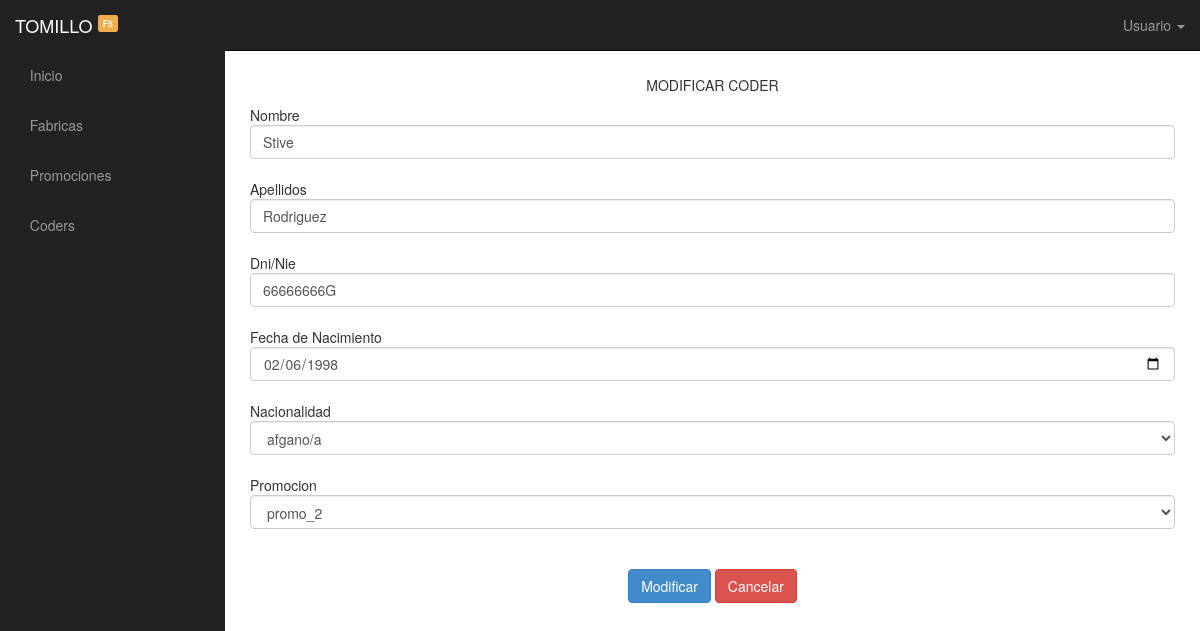
Screenshot of /testgrupal3/php/modificar_coder.php?mod=9 with the database file from the repository.
### tables this page shows
CREATE TABLE `coder` (
  `id_coder` int(11) NOT NULL,
  `nombre` varchar(50) NOT NULL,
  `apellido` varchar(50) NOT NULL,
  `dni_nie` varchar(9) NOT NULL,
  `fecha_nac` date NOT NULL,
  `fk_nacionalidad` int(11) NOT NULL,
  `fk_promocion` int(11) NOT NULL,
  `estado` char(1) NOT NULL
);

CREATE TABLE `pais` (
  `id_pais` int(11) NOT NULL,
  `nombre` varchar(50) NOT NULL,
  `nacionalidad` varchar(50) NOT NULL
);

CREATE TABLE `promocion` (
  `id_promocion` int(11) NOT NULL,
  `nombre` varchar(50) NOT NULL,
  `ano` year(4) NOT NULL,
  `fk_fabrica` int(11) NOT NULL,
  `estado` char(1) NOT NULL
);

### testgrupal3/php/modificar_coder.php (the view, shortened to what this page needs)
<!DOCTYPE html>
<html lang="en">
  <head>
    <link rel="stylesheet" href="../css/bootstrap.css" >
    <link rel="stylesheet" href="../css/sb-admin.css">
    <link rel="stylesheet" href="../css/font-awesome.min.css">
    <link rel="stylesheet" href="../css/stacktable.css">
 </head>
<body>
  <div id="wrapper">
      <nav class="navbar navbar-inverse navbar-fixed-top" role="navigation">
          <div class="navbar-header">
                   <a class="navbar-brand" href="./"> TOMILLO <sup><small><span class="label label-warning">F5</span></small></sup> </a>
          </div>
          <div class="collapse navbar-collapse navbar-ex1-collapse">
              <ul class="nav navbar-nav side-nav">
                    <li><a href="../index.php"><i class="fa fa-home"></i> Inicio</a></li>
                    <li><a href="fabricas.php"><i class='fa fa-tasks'></i> Fabricas </a></li>
                    <li><a href="promociones.php"><i class="fa fa-users"></i> Promociones </a></li>
                    <li><a href="coders.php"><i class="fa fa-smile-o"></i> Coders </a></li>
              </ul>
              <ul class="nav navbar-nav navbar-right navbar-user">
                    <li class="dropdown user-dropdown"><a href="#" class="dropdown-toggle" data-toggle="dropdown"> Usuario <b class="caret"></b></a>
                    </li>
              </ul>
          </div>
      </nav>
    	<div id="page-wrapper">
			<div class="row">
				<div class="col-md-12">
					<?php
						$coder = $_GET['mod'];
						$sql_mod ="SELECT nombre, apellido, dni_nie,fecha_nac,fk_nacionalidad,fk_promocion
			   						FROM coder
			   						where id_coder='$coder'";
						include 'conexion.php';
						$re_mod=mysqli_query($link,$sql_mod);
						$arr_mod=mysqli_fetch_array($re_mod);
					?>
					<div class="contenido">
						<div class="for_mod">
							<form method="post" class="table-responsive{-sm|-md|-lg|-xl} ">
								<p><center>MODIFICAR CODER</center></p>
								Nombre <br><input type="text" name="nombre" id="nombre" value="<?php echo $arr_mod[0]; ?>" class="form-control">
										<span id="nameInfo"></span><br>
								Apellidos <br><input type="text" name="apellido" id="apellido" value="<?php echo $arr_mod[1]; ?>" class="form-control">
										<span id="apeInfo"></span><br>
								Dni/Nie <br><input type="text" name="dni" id="dni" value="<?php echo $arr_mod[2]; ?>" class="form-control">
										<span id="dniInfo"></span><br>
								Fecha de Nacimiento<br><input placeholder="YYYY-MM-DD" type="date" name="fenac" id="fenac" value="<?php echo $arr_mod[3]; ?>" class="form-control"><br>
								Nacionalidad<br>
									<select name="nac" class="form-control">
									<?php
										include 'conexion.php';
										$consulta_nac="select id_pais,nacionalidad from pais";
										$na=mysqli_query($link,$consulta_nac);
										while ($arrna = mysqli_fetch_array($na)) {?>
											<option  value="<?php echo $arrna[0]; ?>"
												<?php if ($arr_mod[4]== $arrna[0]) {
														echo 'selected="selected"';
													} ?> >
												<?php echo $arrna[1]; ?>
											</option>
									<?php } ?>
									</select><br>
								Promocion<br>
									<select name="promo" class="form-control">
									<?php
										$consulta_nac="select id_promocion,nombre from promocion";
										$pro=mysqli_query($link,$consulta_nac);
										while ($arrpro = mysqli_fetch_array($pro)) { ?>
											<option  value="<?php echo $arrpro[0]; ?>"
													<?php if ($arr_mod[5]== $arrpro[0]) {
														echo 'selected="selected"';
														} ?>>
												<?php echo $arrpro[1]; ?>
											</option>
									<?php } ?>
									</select><br><br>
								<div class="row w-100 align-items-center">
    								<div class="col text-center">
    										<input type="submit" value="Modificar" class="btn btn-primary">
    										<input type="button" value="Cancelar" onclick="document.location.href='coders.php'" class="btn btn-danger">
    								</div>
    							</div>
							</form>
						</div>
					</div>
				</div>
			</div>
		</div>
  </div>
  </body>
</html>

### testgrupal3/css/sb-admin.css (style rules this page uses)
body { margin-top: 50px; }
#wrapper { padding-left: 0; }
#page-wrapper { width: 100%; padding: 5px 15px; }
@media (min-width:768px) { #wrapper { padding-left: 225px; } }
@media (min-width:768px) { #page-wrapper { padding: 15px 25px; } }
@media (min-width:768px) { .side-nav { margin-left: -225px; left: 225px; width: 225px; position: fixed; top: 50px; height: 100%; border-radius: 0; border: none; background-color: #222222; overflow-y: auto; } }
@media (min-width:768px) { .side-nav>li>a { width: 225px; } }
@media (min-width:768px) { .navbar-collapse { padding-left: 15px !important; padding-right: 15px !important; } }

### rows the page displays
coder: nombre "Stive", apellido "Rodriguez", dni "66666666G", fenac "02/06/1998", nac "afgano/a", promo "promo_2"
